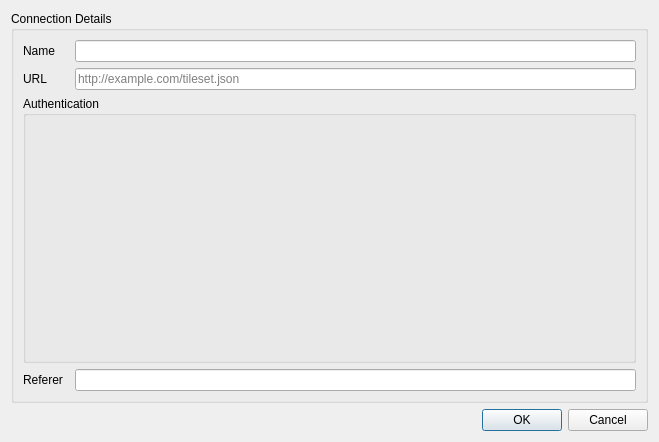
<?xml version="1.0" encoding="UTF-8"?>
<ui version="4.0">
 <class>QgsTiledMeshConnectionDialog</class>
 <widget class="QDialog" name="QgsTiledMeshConnectionDialog">
  <property name="geometry">
   <rect>
    <x>0</x>
    <y>0</y>
    <width>659</width>
    <height>442</height>
   </rect>
  </property>
  <property name="windowTitle">
   <string>Vector Tiles Connection</string>
  </property>
  <layout class="QVBoxLayout" name="verticalLayout">
   <item>
    <widget class="QGroupBox" name="mGroupBox">
     <property name="title">
      <string>Connection Details</string>
     </property>
     <layout class="QGridLayout" name="gridLayout">
      <item row="6" column="0">
       <widget class="QLabel" name="lblReferer">
        <property name="text">
         <string>Referer</string>
        </property>
        <property name="buddy">
         <cstring>mEditReferer</cstring>
        </property>
       </widget>
      </item>
      <item row="5" column="0" colspan="3">
       <widget class="QGroupBox" name="mAuthGroupBox">
        <property name="title">
         <string>Authentication</string>
        </property>
        <layout class="QVBoxLayout" name="verticalLayout_3">
         <property name="leftMargin">
          <number>6</number>
         </property>
         <property name="topMargin">
          <number>6</number>
         </property>
         <property name="rightMargin">
          <number>6</number>
         </property>
         <property name="bottomMargin">
          <number>6</number>
         </property>
         <item>
          <widget class="QgsAuthSettingsWidget" name="mAuthSettings" native="true"/>
         </item>
        </layout>
       </widget>
      </item>
      <item row="0" column="2">
       <widget class="QLineEdit" name="mEditName">
        <property name="toolTip">
         <string>Name of the new connection</string>
        </property>
       </widget>
      </item>
      <item row="6" column="2">
       <widget class="QLineEdit" name="mEditReferer">
        <property name="toolTip">
         <string>Optional custom referer</string>
        </property>
       </widget>
      </item>
      <item row="1" column="0">
       <widget class="QLabel" name="label_2">
        <property name="text">
         <string>URL</string>
        </property>
       </widget>
      </item>
      <item row="0" column="0" colspan="2">
       <widget class="QLabel" name="label">
        <property name="text">
         <string>Name</string>
        </property>
       </widget>
      </item>
      <item row="1" column="2">
       <widget class="QLineEdit" name="mEditUrl">
        <property name="toolTip">
         <string>URL of the connection</string>
        </property>
        <property name="placeholderText">
         <string>http://example.com/tileset.json</string>
        </property>
       </widget>
      </item>
     </layout>
    </widget>
   </item>
   <item>
    <widget class="QDialogButtonBox" name="buttonBox">
     <property name="orientation">
      <enum>Qt::Horizontal</enum>
     </property>
     <property name="standardButtons">
      <set>QDialogButtonBox::Cancel|QDialogButtonBox::Ok</set>
     </property>
    </widget>
   </item>
  </layout>
 </widget>
 <customwidgets>
  <customwidget>
   <class>QgsAuthSettingsWidget</class>
   <extends>QWidget</extends>
   <header>qgsauthsettingswidget.h</header>
   <container>1</container>
  </customwidget>
 </customwidgets>
 <tabstops>
  <tabstop>mEditName</tabstop>
  <tabstop>mEditUrl</tabstop>
  <tabstop>mEditReferer</tabstop>
 </tabstops>
 <resources/>
 <connections>
  <connection>
   <sender>buttonBox</sender>
   <signal>accepted()</signal>
   <receiver>QgsTiledMeshConnectionDialog</receiver>
   <slot>accept()</slot>
   <hints>
    <hint type="sourcelabel">
     <x>224</x>
     <y>381</y>
    </hint>
    <hint type="destinationlabel">
     <x>157</x>
     <y>274</y>
    </hint>
   </hints>
  </connection>
  <connection>
   <sender>buttonBox</sender>
   <signal>rejected()</signal>
   <receiver>QgsTiledMeshConnectionDialog</receiver>
   <slot>reject()</slot>
   <hints>
    <hint type="sourcelabel">
     <x>292</x>
     <y>387</y>
    </hint>
    <hint type="destinationlabel">
     <x>286</x>
     <y>274</y>
    </hint>
   </hints>
  </connection>
 </connections>
</ui>
